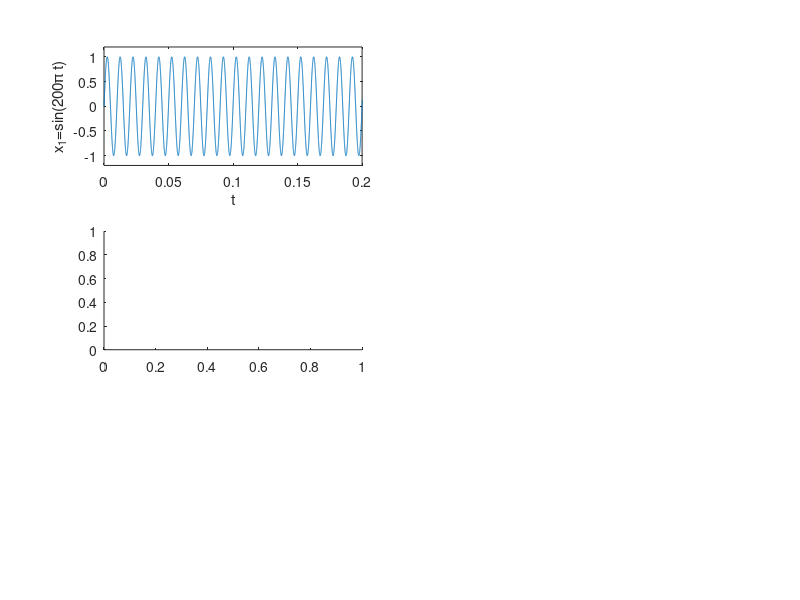

Write the MATLAB code that produced this figure. (Note: this script raises an error after producing the figure.)
set(0,'defaultfigurecolor','w');

Fs=44100;
dt=1.0/Fs;
T=1; N=T/dt;
t=[0:N-1]/N;

subplot(3,2,1)
x1=sin(2*pi*100*t);
plot(t,x1);
axis([0,0.2,-1.2,1.2]);
ylabel('x_1=sin(200\pi t)')
xlabel('t')

% fz=300Hz
subplot(3,2,3)
x2=ammod(x1,300,Fs,0);
plot(t,x2);
axis([0,0.2,-1.2,1.2]);
ylabel('x_2')
xlabel('t')

subplot(3,2,5)
x3=amdemod(x2,300,Fs,0);
plot(t,x3);
axis([0,0.2,-1.2,1.2]);
ylabel('x_3')
xlabel('t')

% fz=50Hz
subplot(3,2,4)
x4=ammod(x1,50,Fs,0);
plot(t,x4);
axis([0,0.2,-1.2,1.2]);
ylabel('x_4')
xlabel('t')

subplot(3,2,6)
x5=amdemod(x4,50,Fs,0);
plot(t,x5);
axis([0,0.2,-1.2,1.2]);
ylabel('x_5')
xlabel('t')